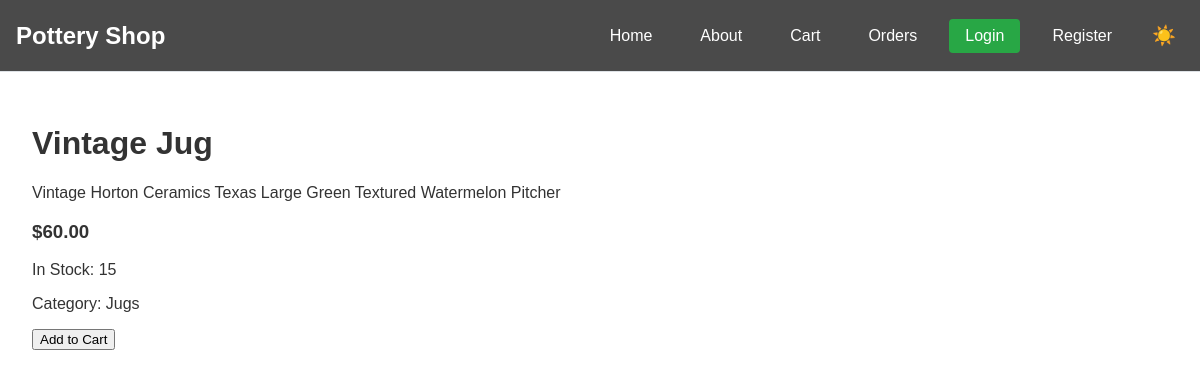
/product/28/, run on the app's committed database.
### shop/models.py (models this page shows, shortened)
class Product(models.Model):
    title = models.CharField(max_length=200)
    description = models.TextField()
    price = models.DecimalField(max_digits=6, decimal_places=2)
    image = models.ImageField(upload_to='products/', null=True, blank=True)
    category = models.ForeignKey(Category, on_delete=models.SET_NULL, null=True, blank=True, related_name='products')
    stock = models.IntegerField(default=0)
    is_active = models.BooleanField(default=True)
    created_at = models.DateTimeField(auto_now_add=True)
    updated_at = models.DateTimeField(auto_now=True)
    objects = ProductManager()

class Category(models.Model):
    name = models.CharField(max_length=100)
    description = models.TextField(blank=True)
    is_active = models.BooleanField(default=True)
    created_at = models.DateTimeField(auto_now_add=True)
    updated_at = models.DateTimeField(auto_now=True)
    class Meta:
        verbose_name_plural = "Categories"

### shop/views.py (the view)
# urls.py: path('product/<int:pk>/', ProductDetailView.as_view(), name='product_detail'),
class ProductDetailView(DetailView):
    model = Product
    template_name = 'product_detail.html'
    context_object_name = 'product'
    def get_context_data(self, **kwargs):
        try:
            context = super().get_context_data(**kwargs)
            if self.request.user.is_authenticated:
                context['customer_name'] = self.request.user.username
                context['customer_email'] = self.request.user.email
            else:
                context['customer_name'] = 'Guest'
                context['customer_email'] = 'guest@example.com'
            return context
        except Exception as e:
            logger.error(f"Error in ProductDetailView.get_context_data: {str(e)}")
            messages.error(self.request, "An error occurred while loading the product details.")
            return {}

### shop/context_processors.py (called while the page is built)
def cart_count(request):
    if request.user.is_authenticated:
        order = Order.objects.filter(
            customer_email=request.user.email,
            status='pending'
        ).first()
    else:
        order = Order.objects.filter(
            customer_email='guest@example.com',
            status='pending'
        ).first()
    if order:
        return {'cart_count': OrderItem.objects.filter(order=order).count()}
    return {'cart_count': 0}

### templates/product_detail.html (shortened to what this page needs)
{% extends "base.html" %}
{% block content %}
<div class="container mt-5">
    <div class="row">
        <div class="col-md-6">
            <div class="card">
                <div class="card-body">
                    <h1 class="card-title">{{ product.title }}</h1>
                    <p class="card-text">{{ product.description }}</p>
                    <h3 class="text-primary">${{ product.price }}</h3>
                    <p class="stock-info">
                        {% if product.stock > 0 %}
                            <span class="badge bg-success">In Stock: {{ product.stock }}</span>
                        {% else %}
                            <span class="badge bg-danger">Out of Stock</span>
                        {% endif %}
                    </p>
                    {% if product.category %}
                        <p class="text-muted">Category: {{ product.category.name }}</p>
                    {% endif %}
                    <form method="post" action="{% url 'add-to-cart' product.id %}" class="mt-3">
                        <button type="submit" class="btn btn-primary {% if product.stock == 0 %}disabled{% endif %}"
                                {% if product.stock == 0 %}disabled{% endif %}>
                            {% if product.stock == 0 %}
                                Out of Stock
                            {% else %}
                                Add to Cart
                            {% endif %}
                        </button>
                    </form>
                </div>
            </div>
        </div>
    </div>
</div>
{% endblock %}

### templates/base.html (style rules this page uses)
:root { --bg-color: #ffffff; --text-color: #333333; --card-bg: #ffffff; --border-color: #dee2e6; --shadow-color: rgba(0, 0, 0, 0.1); --hover-bg: #f8f9fa; --nav-bg: #ffffff; --nav-border: #dee2e6; --navbar-text: #ffffff; --navbar-bg: #4a4a4a; --transition-duration: 0.3s; }
body { background-color: var(--bg-color); color: var(--text-color); transition: background-color var(--transition-duration) ease, color var(--transition-duration) ease; font-family: Arial, sans-serif; margin: 0; padding: 0; min-height: 100vh; display: flex; flex-direction: column; }

### data on the page
Product: title "Vintage Jug", description "Vintage Horton Ceramics Texas Large Green Textured Watermelon Pitcher", price "60.00", stock "15", category.name "Jugs"
